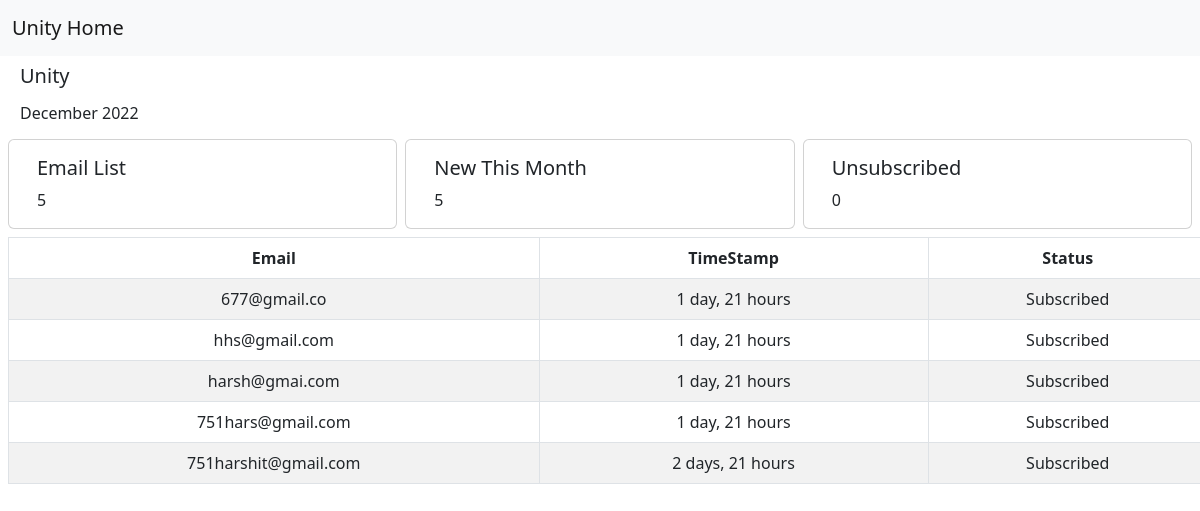
The page / on the database its author committed.
### email_management/models.py (models this page shows, shortened)
class Lead(models.Model):
    created = models.DateTimeField(auto_now_add=True, blank=True)
    upadated = models.DateTimeField(auto_now=True, blank=True)
    email = models.EmailField( max_length=254)
    subscribed = models.BooleanField(default=True)

### email_management/views.py (the view)
# urls.py: path('', views.index, name='index'),
def index(request):
    context = {
    }
    leads = Lead.objects.all().order_by('-created')
    today_date = localdate()
    first_date = today_date.replace(day=1)
    context["leads"] = leads
    context["total_emails"] = leads.count()
    context["new_emails"] = leads.filter(created__date__gte = first_date).count()
    context["unsubscribed"] = leads.filter(subscribed=False).count()
    return render(request, 'index.html',context=context)

### email_management/templates/index.html (shortened to what this page needs)
<!DOCTYPE html>
{% load static %}
<html lang="en">
  <head>
    <link
      href="https://cdn.jsdelivr.net/npm/bootstrap@5.2.3/dist/css/bootstrap.min.css"
      rel="stylesheet"
    />
  </head>
  <body>
    <nav class="navbar bg-light">
      <div class="container-fluid">
        <a class="navbar-brand" href="#">Unity Home</a>
      </div>
    </nav>
    <div class="row ms-2 mt-2 me-2"><h5>Unity</h5></div>
    <div class="row ms-2 mt-2 me-2"><h6>{% now "F Y" %}</h6></div>
    <div class="row ms-2 mt-2 me-2">
      <div class="col card">
        <div class="card-body">
          <h5 class="card-title">Email List</h5>
          <p class="card-text">
            {{total_emails}}
          </p>
        </div>
      </div>
      <div class="col card ms-2 me-2">
        <div class="card-body">
          <h5 class="card-title">New This Month</h5>
          <p class="card-text">
            {{new_emails}}
          </p>
        </div>
      </div>
      <div class="col card">
        <div class="card-body">
          <h5 class="card-title">Unsubscribed</h5>
          <p class="card-text">
            {{unsubscribed}}
          </p>
        </div>
      </div>
    </div>
    <table class="table ms-2 me-2 mt-2 mb-2 table-bordered table-hover table-striped">
        <thead>
          <tr>
            <th scope="col">Email</th>
            <th scope="col">TimeStamp</th>
            <th scope="col">Status</th>
          </tr>
        </thead>
        <tbody>
            {% for lead in leads %}
          <tr>
            <td>{{lead.email}}</td>
            <td>{{lead.created |timesince}}</td>
            <td>{% if lead.subscribed %}Subscribed{% else %}Unsubscribed{% endif %}</td>
          </tr>{% endfor %}
        </tbody>
      </table>
  </body>
</html>

### email_management/templates/index.html (style rules this page uses)
td,th { text-align: center; }

### rows shown on the page
Lead: email "677@gmail.co", created "1 day, 21 hours", subscribed "Subscribed"
Lead: email "hhs@gmail.com", created "1 day, 21 hours", subscribed "Subscribed"
Lead: email "harsh@gmai.com", created "1 day, 21 hours", subscribed "Subscribed"
Lead: email "751hars@gmail.com", created "1 day, 21 hours", subscribed "Subscribed"
Lead: email "751harshit@gmail.com", created "2 days, 21 hours", subscribed "Subscribed"

### other values the page prints
{{ total_emails }} "5"
{{ new_emails }} "5"
{{ unsubscribed }} "0"
